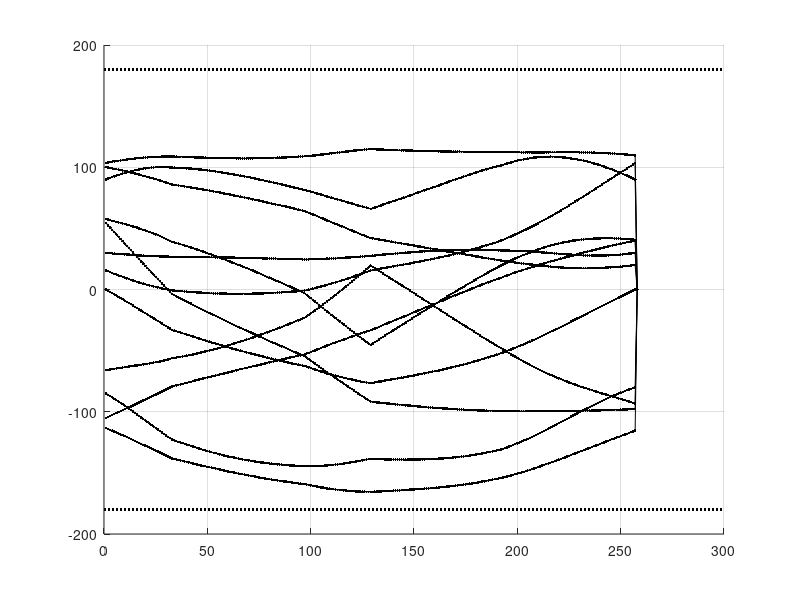

Recreate this plot in MATLAB. (Note: this script raises an error after producing the figure.)
clear all
clc

% D = load('../robot_paths.txt');
D = dlmread('./path.txt',' ',1,0);
D = D(:,1:12);

figure(1)
clf
hold on
for i = 1:121
    %     plot(D(:,1),D(:,i),'.-k');
    plot(rad2deg(D(:,i)),'.-k');
    
    %     plot(Do(:,i),'x--r');
    plot(xlim,180*[1 1],':k','linewidth',1.5);
    plot(xlim,-180*[1 1],':k','linewidth',1.5);
    
    grid on
    %     pause(1)
end
hold off
ylabel('angles [^o]');
% title(['Local connection distance: ' num2str( norm(D(1,:)-D(end,:)) ) ]);

%%
% for i = 2:size(D,1)
%     d(i-1) = norm(D(i,:)-D(i-1,:));
%     m(i-1) = max(abs(D(i,:)-D(i-1,:)));
% end
% figure(2)
% plot(d);
% hold on
% plot(m);
% hold off
% legend('d','m');
